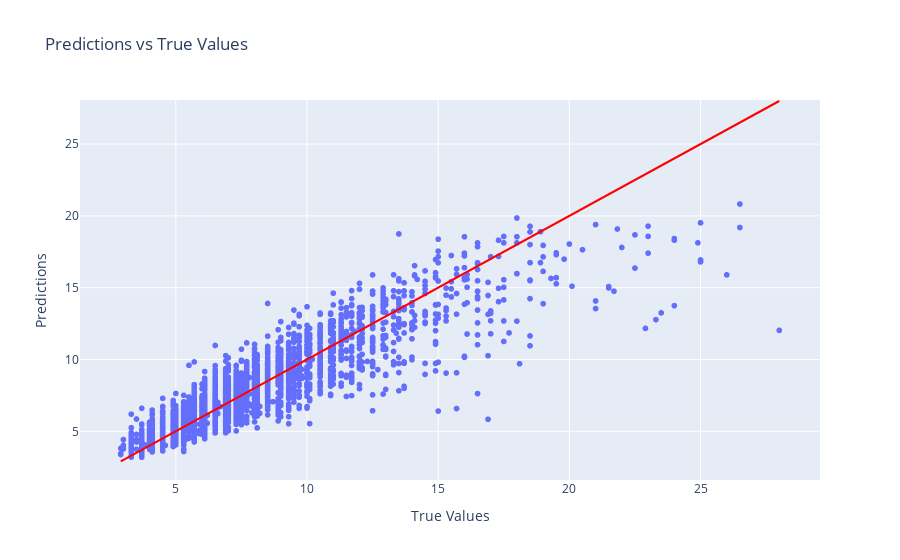

The code cell stored with this chart in its notebook:
### Markdown cell above
## Kernel-Ridge Regression

### Code cell
from sklearn.kernel_ridge import KernelRidge

kr = KernelRidge(
    alpha=1,
    kernel='rbf', #[‘additive_chi2’, ‘chi2’, ‘linear’, ‘poly’, ‘polynomial’, ‘rbf’, ‘laplacian’, ‘sigmoid’, ‘cosine’]
    gamma=None,
    degree=3,
    coef0=1,
    kernel_params=None
)

kr_pipe = Pipeline(
    steps=[
        ('preprocessor', preprocessor),
        ('model', kr)
    ]
)

kr_pipe.fit(X_train, y_train)

y_pred = kr_pipe.predict(X_test)

kr_eval = evaluate_model(y_pred)
visualise_preds(y_pred)
kr_eval

### Figure 1 — Plotly figure (JSON) as saved in the notebook; plotly's stock layout.template omitted (floating-point values rounded to 4 significant figures; data arrays with more than 128 entries replaced by an {"elided": "..."} marker saying what was removed)
{"data": [{"hovertemplate": "True Values=%{x}<br>Predictions=%{y}<extra></extra>", "legendgroup": "", "marker": {"color": "#636efa", "symbol": "circle"}, "mode": "markers", "name": "", "showlegend": false, "type": "scattergl", "x": {"elided": "2791 float values"}, "xaxis": "x", "y": {"elided": "2791 float values"}, "yaxis": "y"}], "layout": {"legend": {"tracegroupgap": 0}, "shapes": [{"line": {"color": "red"}, "type": "line", "x0": 2.9, "x1": 28, "y0": 2.9, "y1": 28}], "title": {"text": "Predictions vs True Values"}, "xaxis": {"anchor": "y", "domain": [0, 1], "title": {"text": "True Values"}}, "yaxis": {"anchor": "x", "domain": [0, 1], "title": {"text": "Predictions"}}}}
